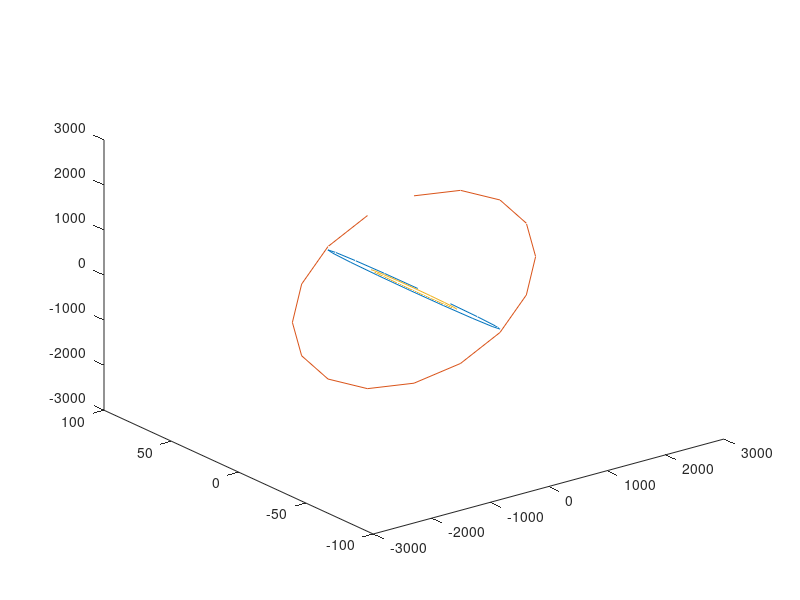

Source code (MATLAB):
function [wire_hndl, ...
	  amoeba_x, ...
	  amoeba_y, ...
	  amoeba_z, ...
	  amoeba_Rnew, ...
	  amoeba_Rval, ...
	  fourier_arg] = amoeba3D()

  %%setenv('GNUTERM', 'x11');
  setenv('GNUTERM', 'aqua');

  %% get dimensions and position of 3D amoeba
  box_size = [256, 256, 256];
  Rmax_scale = 1/4; %% max radius as fraction of box size
  Rmax_range = 1/1; %% minimum value of max radius as fraction of max radius
  Ramp_max = 1/1; %% max amplitude of radial variation as fraction of Rmax
  Ramp_min = 1/1; %% min amplitude of radial variation as fraction of Rmax
  Rmax = box_size(1) * Rmax_scale;
  Rmin = Rmax * Rmax_range;
  amoeba_Rmax = Rmin + rand() * (Rmax - Rmin);  %% maximum radius of
  %% amoeba X-section
  amoeba_Ramp = Ramp_min + rand() * ( Ramp_max - Ramp_min);  %% radial
  %% variation of amoeba x-section as fraction of amoeba_Rmax
  amoeba_Rmin = amoeba_Rmax * amoeba_Ramp;
  amoeba_center = Rmax + rand(1,3) .* ( box_size - 2*Rmax );

  %% make random fourier outline, fit with nth-order polynomial
  N_poly = 16 * 2;  %should be multiple of 4 so that Npts/2 = N_poly/4
		   %is even (i.e. so that 0 and 180 degrees are both
		   %represented explicitly)
  %% N_poly: order of polynomial curve,
  %% sum_n C_n * z^n, 1 <= n <= N_poly
  coef_poly = zeros(3, N_poly);

  N_fourier = 5;
  %% N_Fourier: number of Fourier components (starting with 0) used to
  %% construct smoot random outline along each axis
  Npts = N_poly / 2;
  %% Npts: number of points at which to evalutate/fit polynomial
  %% divide by 2 because we fit both amplitude and 1st derivative

  symmetry_flag = zeros(1,3);
  symmetry_flag(1) = 0; %% only 1st dimension should ever be symmetric

  %% i_plane: (row, col), (row, depth), (col,depth)
  %% dimensions order: (row, col, depth)
  amoeba_Rval = zeros(Npts, 3);
  fourier_arg = [0:(Npts-1)] * (2*pi) / Npts;
  fourier_arg2 = ...
      repmat([0:(N_fourier-1)]', [1, Npts]) .* ...
      repmat( fourier_arg, [N_fourier, 1] );
  for i_plane = 1:3
    if symmetry_flag(i_plane) == 1
      rand_phase = repmat(i*pi/2, [N_fourier, 1]);
    else
      rand_phase = (2*pi) * rand(N_fourier, 1);
    endif
    rand_phase2 = repmat(rand_phase, [1, Npts]);
    fourier_phase2 = exp( i*fourier_arg2 + i*rand_phase2 );
    fourier_coef = randn(N_fourier, 1);
    fourier_coef(1) = 0; %% add DC term separately
    fourier_coef2 = repmat( fourier_coef, [1, Npts]);
    fourier_term = fourier_coef2 .* fourier_phase2;
    amoeba_Rval(:,i_plane) = sum( fourier_term, 1 );
  endfor

  %% scale Xsections to match specified min and max radii
  max_Rval = zeros(1,3);
  min_Rval = zeros(1,3);
  ave_Rval = zeros(1,3);
  %%amoeba_Rval(:,1) = real(amoeba_Rval(:,1));
  for i_plane = 1:3
    max_Rval(i_plane) = max(amoeba_Rval(:,i_plane));
    min_Rval(i_plane) = min(amoeba_Rval(:,i_plane));
    amoeba_Rval(:,i_plane) = ...
	amoeba_Rmin + ...
	(amoeba_Rval(:,i_plane) - min_Rval(i_plane)) * ...
	(amoeba_Rmax - amoeba_Rmin) / ...
	((max_Rval(i_plane) - min_Rval(i_plane)) + ...
	 ((max_Rval(i_plane) - min_Rval(i_plane))==0));
    ave_Rval(i_plane) = mean(amoeba_Rval(:,i_plane));
  endfor
  
  %% match intercepts
  %% Real part of cross-sections much match at intersections

  %% fix size of Xsection for i_plane == 1
  %% Xsections for i_plane == 2,3 are morphed to match Xsection for
  %% i_plane == 1,
  %% radial amplitude variations can be scaled and
  %% rotated by arbitrary magnitude and phase 
  %% average radius set to aritrary constant var_radius(1,3)
  %% giving 6 variables constrained by 6 equations (one for each intersection)

  Npts_quarter = 1 + Npts/4;
  Npts_half = 1 + Npts/2;
  Npts_3quarter = 1 + 3*Npts/4;
  var_radius = ones(1,3);
  var_A = ones(1,3);
  bar_B = ones(1,3);
  %% eq(1): xy intersect with xz
  %% real(amoeba_Rval(1,1)) = ...
  %%   real(var_radius(2) + var_A(1,2) * amoeba_Rval(Npts_quarter,2) + ...
  %%   i*var_B(1,2) * amoeba_Rval(Npts_quarter,2));
  %% eq(2)
  %% real(amoeba_Rval(Npts_half,1)) = ...
  %%   real(var_radius(2) + var_A(1,2) * amoeba_Rval(Npts_3quarter,2) + ...
  %%   i*var_B(1,2) * amoeba_Rval(Npts_3quarter,2));
  %% eq(3): xy intersect with yz
  %% real(amoeba_Rval(Npts_quarter,1)) = ...
  %%   real(var_radius(3) + var_A(1,3) * amoeba_Rval(1,3) + ...
  %%   i*var_B(1,3) * amoeba_Rval(1,3));
  %% eq(4)
  %% amoeba_Rval(Npts_3quarter,1) = ...
  %%   real(var_radius(3) + var_A(1,3) * amoeba_Rval(Npts_half,3) + ...
  %%   i*var_B(1,3) * amoeba_Rval(Npts_half,3));
  %% eq(5): xz intersect with yz
  %% 0 = real(var_radius(2) + var_A(1,2) * amoeba_Rval(1,2) + ...
  %%     i*var_B(1,2) * amoeba_Rval(1,2)) - ...
  %%     real(var_radius(3) + var_A(1,3) * amoeba_Rval(Npts_quarter,3) + ...
  %%     i*var_B(1,3) * amoeba_Rval(Npts_quarter,3));
  %% eq(6)
  %% 0 = real(var_radius(2) + var_A(1,2) * amoeba_Rval(Npts_half,2) + ...
  %%     i*var_B(1,2) * amoeba_Rval(Npts_half,2)) -
  %%     real(var_radius(3) + var_A(1,3) * amoeba_Rval(Npts_3quarter,3) + ...
  %%     i*var_B(1,3) * amoeba_Rval(Npts_3quarter,3));

  %% build matrix scale_mat and vector const_vec
  %%soln_vec = [ var_radius(2) var_A(2) var_B(2) var_radius(3) var_A(3) var_B(3) ];
  const_vec = real([amoeba_Rval(1,1) ...
		    amoeba_Rval(Npts_half,1) ...
		    amoeba_Rval(Npts_quarter,1) ...
		    amoeba_Rval(Npts_3quarter,1) ...
		    0 ...
		    0 ]);
  scale_mat = zeros(6);
  scale_mat(1,:) = [1 real(amoeba_Rval(Npts_quarter,2) - ave_Rval(2)) ...
		    -imag(amoeba_Rval(Npts_quarter,2) - ave_Rval(2)) 0 0 0];
  scale_mat(2,:) = [1 real(amoeba_Rval(Npts_3quarter,2) - ave_Rval(2)) ...
		    -imag(amoeba_Rval(Npts_3quarter,1) - ave_Rval(2)) 0 0 0];
  scale_mat(3,:) = [0 0 0 1 real(amoeba_Rval(1,3) - ave_Rval(3)) ...
		    -imag(amoeba_Rval(1,3) - ave_Rval(3))];
  scale_mat(4,:) = [0 0 0 1 real(amoeba_Rval(Npts_half,3) - ave_Rval(3)) ...
		    -imag(amoeba_Rval(Npts_half,3) - ave_Rval(3))];
  scale_mat(5,:) = [1 real(amoeba_Rval(1,2) - ave_Rval(2)) ...
		    -imag(amoeba_Rval(1,2) - ave_Rval(2)) ...
		    -1 -real(amoeba_Rval(Npts_quarter,3) - ave_Rval(3)) ...
		    +imag(amoeba_Rval(Npts_quarter,3) - ave_Rval(3))];
  scale_mat(6,:) = [1 real(amoeba_Rval(Npts_half,2) - ave_Rval(2)) ...
		    -imag(amoeba_Rval(Npts_half,2) - ave_Rval(2)) ...
		    -1 -real(amoeba_Rval(Npts_3quarter,3) - ave_Rval(3)) ...
		    +imag(amoeba_Rval(Npts_3quarter,3) - ave_Rval(3))];
  soln_vec = const_vec / scale_mat;
  var_radius(2) = real(soln_vec(1));
  var_A(2) = real(soln_vec(2));
  var_B(2) = real(soln_vec(3));
  var_radius(3) = real(soln_vec(4));
  var_A(3) = real(soln_vec(5));
  var_B(3) = real(soln_vec(6));

  amoeba_Rnew = zeros(size(amoeba_Rval));
  amoeba_Rnew(:,1) = amoeba_Rval(:,1);
  amoeba_Rnew(:,2) = var_radius(2) + ...
      var_A(2) * real(amoeba_Rval(:,2)) - ...
      var_B(2) * imag(amoeba_Rval(:,2));
  amoeba_Rnew(:,3) = var_radius(3) + ...
      var_A(3) * real(amoeba_Rval(:,3)) - ...
      var_B(3) * imag(amoeba_Rval(:,3));

  %% check
  diff_1 = amoeba_Rnew(1,1) - amoeba_Rnew(Npts_quarter,2);
  sum_1 = amoeba_Rnew(1,1) + amoeba_Rnew(Npts_quarter,2);
  delta_1 = diff_1 / (sum_1 + (sum_1==0));
  diff_2 = amoeba_Rnew(Npts_half,1) - amoeba_Rnew(Npts_3quarter,2);
  sum_2 = amoeba_Rnew(Npts_half,1) + amoeba_Rnew(Npts_3quarter,2);
  delta_2 = diff_2 / (sum_2 + (sum_2==0));
  diff_3 = amoeba_Rnew(Npts_quarter,1) - amoeba_Rnew(1,3);
  sum_3 = amoeba_Rnew(Npts_quarter,1) + amoeba_Rnew(1,3);
  delta_3 = diff_3 / (sum_3 + (sum_3==0));
  diff_4 = amoeba_Rnew(Npts_3quarter,1) - amoeba_Rnew(Npts_half,3);
  sum_4 = amoeba_Rnew(Npts_3quarter,1) + amoeba_Rnew(Npts_half,3);
  delta_4 = diff_4 / (sum_4 + (sum_4==0));
  diff_5 = amoeba_Rnew(Npts_quarter,3) - amoeba_Rnew(1,2);
  sum_5 = amoeba_Rnew(Npts_quarter,3) + amoeba_Rnew(1,2);
  delta_5 = diff_5 / (sum_5 + (sum_5==0));
  diff_6 = amoeba_Rnew(Npts_3quarter,3) - amoeba_Rnew(Npts_half,2);
  sum_6 = amoeba_Rnew(Npts_3quarter,3) + amoeba_Rnew(Npts_half,2);
  delta_6 = diff_6 / (sum_6 + (sum_6==0));
  disp(["diff = ", num2str([delta_1 delta_2 delta_3 delta_4 delta_5 delta_6])]);
 
  amoeba_x = zeros(Npts, 3);
  amoeba_y = zeros(Npts, 3);
  amoeba_z = zeros(Npts, 3);
  [amoeba_x(:,1) amoeba_y(:,1)] = ...
      pol2cart( fourier_arg', amoeba_Rnew(:,1) );
  [amoeba_z(:,2) amoeba_x(:,2)] = ...
      pol2cart( fourier_arg', amoeba_Rnew(:,2) );
  [amoeba_y(:,3) amoeba_z(:,3)] = ...
      pol2cart( fourier_arg', amoeba_Rnew(:,3) );

  figure;
  wire_hndl = plot3(amoeba_x(:,1:1:3), amoeba_y(:,1:1:3), amoeba_z(:,1:1:3));